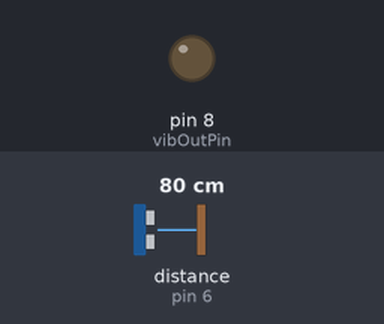
A sketch run on a simulated Arduino Uno, built with avr-gcc and run on an emulated ATmega328P. Shown: output pins drawn as LEDs (lit = HIGH). Dashed ring = blinking. Inputs (shaded band) come from the test bench; at power-on: distance to the obstacle (sensor on pin 6) 80 cm. The echo pulse lasts 58.3 µs per cm; what the sketch prints to the serial monitor is not drawn.

Above: at 1.2 s.
1.3 s: distance to the obstacle (sensor on pin 6) set to 65 cm
4.3 s: distance to the obstacle (sensor on pin 6) set to 57 cm
At 4.6 s:
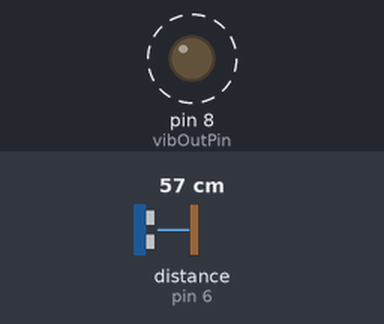
7.3 s: distance to the obstacle (sensor on pin 6) set to 250 cm
At 8.4 s:
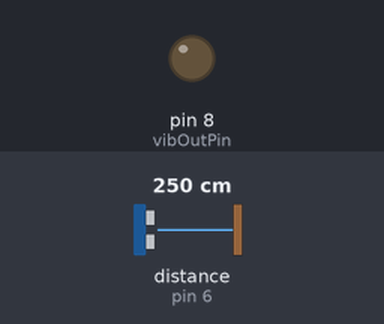
8.8 s: distance to the obstacle (sensor on pin 6) set to 60 cm
At 12.67 s:
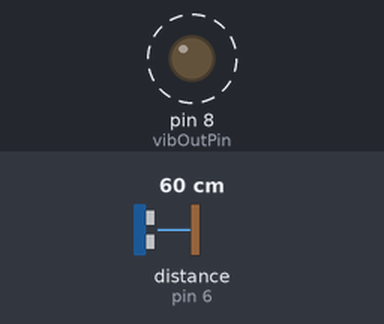
Timing chart, 0 to 12.8 s (numbered marks = the images above; inputs shaded):
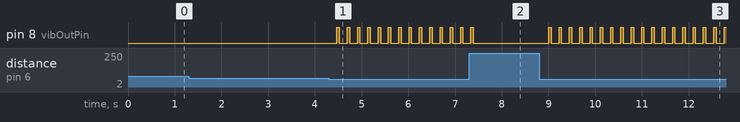

The sketch:

first-trial.ino
```cpp
#include "NewPing.h"

#define ECHO_PIN 6
#define TRIGGER_PIN 7
#define MAX_DISTANCE 400
#define vibOutPin 8


NewPing sonar( TRIGGER_PIN, ECHO_PIN,MAX_DISTANCE);
float distance;
long duration;
int iterations = 5;


void setup() {
  Serial.begin(9600);
  pinMode( TRIGGER_PIN, OUTPUT);
  pinMode(ECHO_PIN,INPUT);
  pinMode(vibOutPin,OUTPUT);// define a pin as output

}

void loop() {

// INITIAL CODE FOR THE ULTRASONIC SENSOR
//  distance = sonar.ping_cm();
// Serial.print("Distance =  ");
// if ( distance >= 400 || distance <= 2){
//   Serial.print(" Out of rage ");
//  }
//  else{
//    Serial.print(distance);
//    Serial.print("cm");
//    delay(500);
//  }
//
//  delay(1000);

   duration = sonar.ping_median(iterations);
   distance = (duration / 2) * 0.0343;

   if(distance <= 60 && distance >= 45)
   {

        digitalWrite(vibOutPin, HIGH);

        delay(50);


        digitalWrite(vibOutPin, LOW);
        delay(50);

         Serial.print(" Current distance: " );
         Serial.print( distance );
         Serial.print(" cm ");


    }
   else if(distance < 45 && distance >= 30)
   {

        digitalWrite(vibOutPin, HIGH);

        delay(200);

        digitalWrite(vibOutPin, LOW);

        delay(200);

        Serial.print(" Current distance: " );
        Serial.print( distance );
        Serial.print(" cm ");

   }
    else if(distance < 30 && distance >= 10)
    {

        digitalWrite(vibOutPin, HIGH);

        delay(300);

        digitalWrite(vibOutPin, LOW);

        delay(300);
        Serial.print(" Current distance: " );
        Serial.print( distance );
        Serial.print(" cm ");

  }
  else if(distance < 10){

        digitalWrite(vibOutPin, HIGH);

        delay(600);

        digitalWrite(vibOutPin, LOW);

        delay(600);
        Serial.print(" Current distance: " );
        Serial.print( distance );
        Serial.print(" cm ");

  }
  else
  {
        digitalWrite(vibOutPin, LOW);// If the distance is too large the motor will be off
        Serial.print("  Distance too large  ");
  }


}
```

Measured:
- the behaviour switches between 61 and 60 cm on distance to the obstacle (sensor on pin 6) (found by bisection; images 0 and 1)
- after the input at 1.3 s, every drawn part: stays the same
- after the input at 4.3 s, pin 8 (vibOutPin): alternates HIGH for 0.05 s and LOW for 0.17 s, starting after 0.17 s
- after the input at 7.3 s, pin 8 (vibOutPin): goes on until 7.4 s, then stays LOW
- after the input at 8.8 s, pin 8 (vibOutPin): alternates HIGH for 0.05 s and LOW for 0.17 s, starting after 0.21 s
